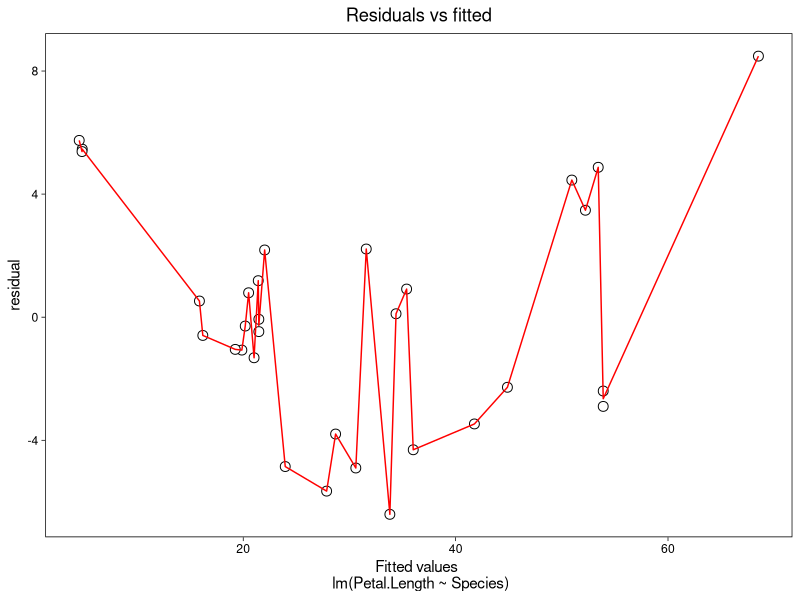
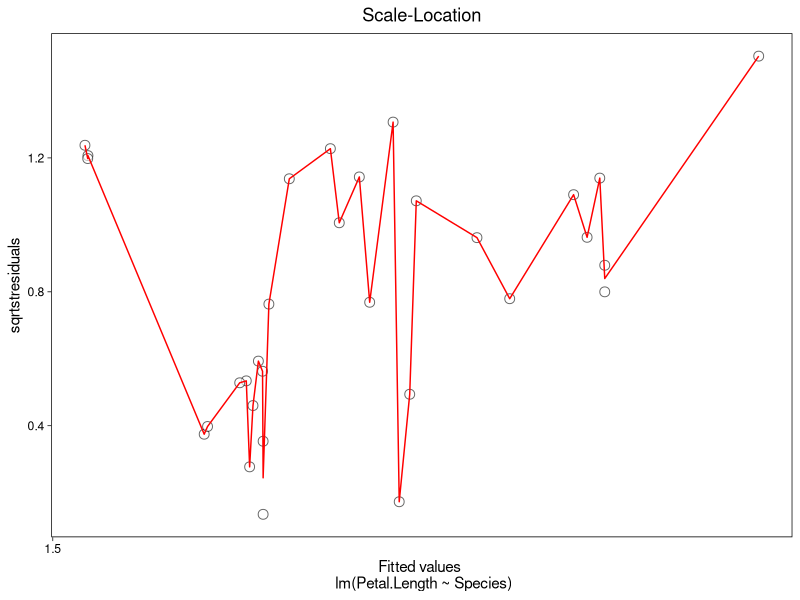

Here is the R script that generated these plots, in order: (Note: this script raises an error after producing the figures.)
## ---- chunk 1
knitr::opts_chunk$set(
  collapse = TRUE,
  comment = "#>"
)
## ---- chunk 2
library(ggplot2)
linreg <- setRefClass("linreg",
                      fields = list(formula="formula",
                                    data="data.frame",
                                    m_X = "matrix",
                                    m_Y="matrix",
                                    Xt="matrix",
                                    XtX="matrix",
                                    betaestimates = "matrix",
                                    yfit="matrix",
                                    residual="matrix",
                                    nparameters = "integer",
                                    dof="integer",
                                    residualt = "matrix",
                                    residualvariance="numeric",
                                    residualstd = "numeric",
                                    betavariance = "matrix",
                                    bb = "numeric",
                                    tvalues="matrix",
                                    pvalues= "matrix",
                                    standardizedresiduals ="matrix",
                                    sqrtstresiduals = "matrix",
                                    export_formula = "formula",
                                    export_data = "character"
                                    ),
                      methods = list(
                        initialize = function(formula, data){
                          #Independent and dependent variables
                          m_X <<- model.matrix(formula, data)
                          m_Y <<- as.matrix(data[all.vars(formula)[1]])
                          # Transpose matrix X, and multiply + solve
                          Xt <<- t(m_X)
                          XtX <<- solve(Xt %*% m_X)
                          betaestimates <<- XtX %*% Xt %*% m_Y
                          # Estimate y
                          yfit <<- m_X %*% betaestimates
                          # Estimate residuals
                          residual <<- m_Y - yfit
                          # Determine degrees of freedom
                          nparameters <<- length(betaestimates)
                          dof <<- length(m_Y) - nparameters
                          # Variances
                          residualt <<- t(residual)
                          residualvariance <<- as.numeric((residualt %*% residual) / dof)
                          residualstd <<- sqrt(residualvariance)
                          betavariance <<- residualvariance * XtX
                          bb <<- diag(betavariance)
                          # t-values
                          tvalues <<- betaestimates/sqrt(bb)
                          # p-values
                          pvalues <<- 2 * pt(abs(tvalues), dof, lower.tail = FALSE)
                          # Standardized residuals for summary
                          standardizedresiduals <<- residual / sd(residual)
                          sqrtstresiduals <<- sqrt(abs(standardizedresiduals))

                          # saving names
                          export_formula <<- formula
                          export_data <<- deparse(substitute(data))
                        },
                        print = function(){
                          cat(paste("linreg(formula = ", format(export_formula), ", data = ", export_data , ")\n\n ", sep = ""))
                          setNames(round(betaestimates[1:nrow(betaestimates)],3),rownames(betaestimates))
                        },
                        resid = function(){
                          return(as.vector(residual))
                        },
                        pred = function(){
                          return(yfit)
                        },
                        coef = function(){
                          vec <- as.vector(betaestimates)
                          names(vec) <- colnames(m_X)
                          return(vec)
                        },
                        plot = function(){
                          plot1 <- ggplot(data.frame(yfit, residual), aes(y=residual, x=yfit)) + geom_point(shape=21, size=3, colour="black", fill="white")
                          plot1 <- plot1 + theme_linedraw() + theme(panel.grid.major = element_blank(),
                                                                            panel.grid.minor = element_blank(),
                                                                            plot.title = element_text(hjust = 0.5))
                          plot1 <- plot1 + stat_summary(fun.y=median, colour="red", geom="line", aes(group = 1))
                          plot1 <- plot1 + ggtitle("Residuals vs fitted") + xlab(paste("Fitted values \n lm(Petal.Length ~ Species)"))
                          plot2 <- ggplot(data.frame(yfit, sqrtstresiduals), aes(y=sqrtstresiduals, x=yfit)) + geom_point(alpha = 0.6, shape=21, size=3, colour="black", fill="white")
                          plot2 <- plot2 + theme_linedraw() + theme(panel.grid.major = element_blank(),
                                                                                 panel.grid.minor = element_blank(),
                                                                                 plot.title = element_text(hjust = 0.5))
                          plot2 <- plot2 + stat_summary(fun.y=median, colour="red", geom="line", aes(group = 1))
                          plot2 <- plot2 + ggtitle("Scale-Location") + xlab(paste("Fitted values \n lm(Petal.Length ~ Species)"))
                          plot2 <- plot2 + scale_x_continuous(breaks = seq(0.0, 1.5, by= 0.5))

                          plotlist <- list(plot1, plot2)
                          return(plotlist)
                        },
                        summary = function(){
                          "Prints the summary of linear regression model."
                          cat(paste("linreg(formula = ", format(export_formula), ", data = ", export_data, ") :\n\n ", sep = ""))
                          x <- setNames(as.data.frame(cbind(betaestimates,as.matrix(sqrt(bb)),tvalues, formatC(pvalues, format = "e", digits = 2), p_star_cal(pvalues))), c("Coefficients","Standard error","t values", "p values", ""))
                          myPrint(x)
                          cat(paste("\n\nResidual standard error: ", residualstd, " on ", dof, " degrees of freedom: ", sep = ""))
                        }
                      ))
myPrint = function(x, stripoff = FALSE) {
    print(x)
}
p_star_cal = function(p_value) {
  x <- ifelse(p_value > 0.1, " ",
              (ifelse(p_value > 0.05, " . ",
                      (ifelse(p_value > 0.01, "*",
                              (ifelse(p_value > 0.001, "**","***")))))))
  return(x)
}
## ---- chunk 3
linregObject = linreg(Volume ~ ., trees)
## ---- chunk 4
linregObject$print()
## ---- chunk 5
head(linregObject$resid())
## ---- chunk 6
head(linregObject$pred())
## ---- chunk 7
linregObject$coef()
## ---- chunk 8
linregObject$plot()
## ---- chunk 9
linregObject$summary()
